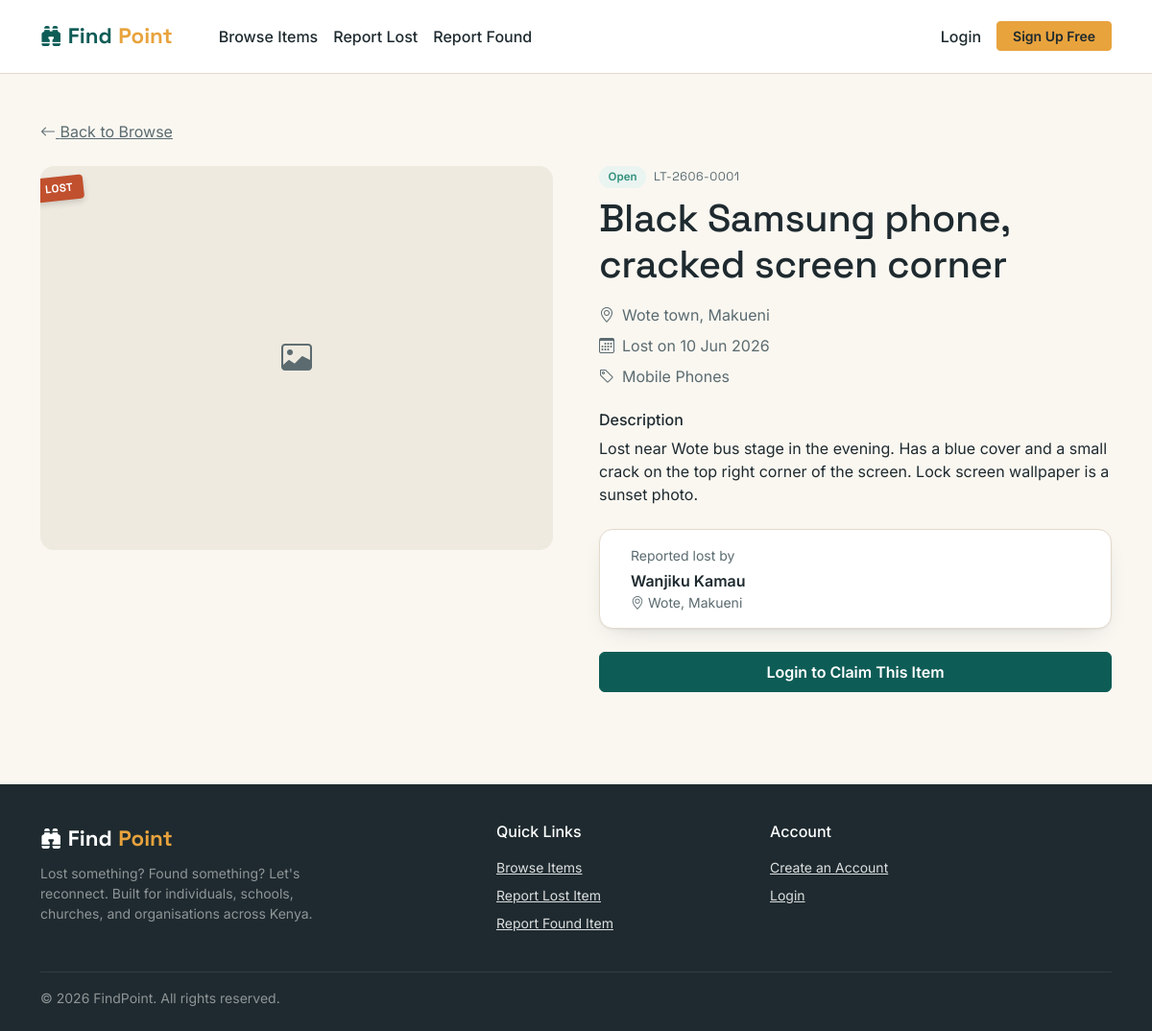
The app's page /item-details.php?id=1 with its own data.
### tables this page shows
CREATE TABLE items (
    id            INT AUTO_INCREMENT PRIMARY KEY,
    user_id       INT NOT NULL,                        
    category_id   INT DEFAULT NULL,
    item_type     ENUM('lost', 'found') NOT NULL,
    title         VARCHAR(150) NOT NULL,
    description   TEXT NOT NULL,
    location      VARCHAR(150) NOT NULL,                
    item_date     DATE NOT NULL,                         
    photo         VARCHAR(255) DEFAULT NULL,             
    status        ENUM('open', 'claimed', 'resolved') NOT NULL DEFAULT 'open',
    created_at    TIMESTAMP NOT NULL DEFAULT CURRENT_TIMESTAMP,
    updated_at    TIMESTAMP NOT NULL DEFAULT CURRENT_TIMESTAMP ON UPDATE CURRENT_TIMESTAMP,
    FOREIGN KEY (user_id) REFERENCES users(id) ON DELETE CASCADE,
    FOREIGN KEY (category_id) REFERENCES categories(id) ON DELETE SET NULL,
    INDEX idx_type_status (item_type, status),
    INDEX idx_category (category_id)
);

CREATE TABLE categories (
    id    INT AUTO_INCREMENT PRIMARY KEY,
    name  VARCHAR(100) NOT NULL UNIQUE
);

CREATE TABLE users (
    id                INT AUTO_INCREMENT PRIMARY KEY,
    account_type      ENUM('individual', 'institution') NOT NULL DEFAULT 'individual',
    full_name         VARCHAR(150) NOT NULL,         
    institution_type  VARCHAR(100) DEFAULT NULL,     
    email             VARCHAR(150) NOT NULL UNIQUE,
    phone             VARCHAR(20)  DEFAULT NULL,
    password          VARCHAR(255) NOT NULL,         
    location          VARCHAR(150) DEFAULT NULL,
    wallet_balance    DECIMAL(10,2) NOT NULL DEFAULT 0.00,
    photo             VARCHAR(255) DEFAULT NULL,     
    created_at        TIMESTAMP NOT NULL DEFAULT CURRENT_TIMESTAMP
);

### includes/functions.php (called while the page is built, shortened)
<?php
function is_logged_in()
{
    return isset($_SESSION['user_id']);
}
function h($string)
{
    return htmlspecialchars($string ?? '', ENT_QUOTES, 'UTF-8');
}
function item_ref_code($item)
{
    $prefix = ($item['item_type'] === 'lost') ? 'LT' : 'FD';
    return $prefix . '-' . date('ym', strtotime($item['created_at'])) . '-' . str_pad($item['id'], 4, '0', STR_PAD_LEFT);
}

### item-details.php (the view, shortened to what this page needs)
<?php
require 'config/db.php';
require 'includes/functions.php';
$id = (int) ($_GET['id'] ?? 0);
$sql = "SELECT i.*, c.name AS category_name,
               u.id AS poster_id, u.full_name AS poster_name,
               u.account_type AS poster_account_type, u.location AS poster_location
        FROM items i
        LEFT JOIN categories c ON i.category_id = c.id
        INNER JOIN users u ON i.user_id = u.id
        WHERE i.id = ?";
$stmt = mysqli_prepare($conn, $sql);
mysqli_stmt_bind_param($stmt, "i", $id);
mysqli_stmt_execute($stmt);
$item = mysqli_fetch_assoc(mysqli_stmt_get_result($stmt));
$is_owner = is_logged_in() && ((int) $_SESSION['user_id'] === (int) $item['user_id']);
$existing_claim = null;
$tag_class = ($item['item_type'] === 'lost') ? 'tag-lost' : 'tag-found';
$tag_label = ($item['item_type'] === 'lost') ? 'Lost' : 'Found';
require 'includes/header.php';
?>
<section class="py-5">
    <div class="container">
        <a href="browse.php" class="text-soft d-inline-block mb-4"><i class="bi bi-arrow-left"></i> Back to Browse</a>
        <div class="row g-5">
            <div class="col-lg-6">
                <div class="ticket-photo" style="border-radius: 14px; aspect-ratio: 4/3;">
                    <span class="ticket-tag <?php echo $tag_class; ?>"><?php echo $tag_label; ?></span>
                    <?php if (!empty($item['photo'])): ?>
                        <img src="uploads/items/<?php echo h($item['photo']); ?>" alt="<?php echo h($item['title']); ?>">
                    <?php else: ?>
                        <div class="no-photo"><i class="bi bi-image"></i></div>
                    <?php endif; ?>
                </div>
            </div>
            <div class="col-lg-6">
                <div class="d-flex align-items-center gap-2 mb-2">
                    <span class="status-pill status-<?php echo $item['status']; ?>"><?php echo h($item['status']); ?></span>
                    <span class="ref-code"><?php echo item_ref_code($item); ?></span>
                </div>
                <h1 class="mb-3"><?php echo h($item['title']); ?></h1>
                <ul class="list-unstyled text-soft mb-4">
                    <li class="mb-2"><i class="bi bi-geo-alt me-2"></i><?php echo h($item['location']); ?></li>
                    <li class="mb-2"><i class="bi bi-calendar3 me-2"></i><?php echo ($item['item_type'] === 'lost') ? 'Lost on' : 'Found on'; ?> <?php echo date('d M Y', strtotime($item['item_date'])); ?></li>
                    <?php if (!empty($item['category_name'])): ?>
                        <li class="mb-2"><i class="bi bi-tag me-2"></i><?php echo h($item['category_name']); ?></li>
                    <?php endif; ?>
                </ul>
                <h6>Description</h6>
                <p class="mb-4"><?php echo nl2br(h($item['description'])); ?></p>
                <div class="form-card mb-4 py-3">
                    <div class="d-flex align-items-center justify-content-between flex-wrap gap-2">
                        <div>
                            <div class="text-soft small mb-1"><?php echo ($item['item_type'] === 'lost') ? 'Reported lost by' : 'Reported found by'; ?></div>
                            <div class="fw-semibold">
                                <?php echo h($item['poster_name']); ?>
                            </div>
                            <?php if (!empty($item['poster_location'])): ?>
                                <div class="text-soft small"><i class="bi bi-geo-alt"></i> <?php echo h($item['poster_location']); ?></div>
                            <?php endif; ?>
                        </div>
                    </div>
                </div>
                <?php if ($is_owner): ?>
                    <div class="form-card py-3">
                        <h6 class="mb-3">Manage Your Listing</h6>
                        <div class="d-flex flex-wrap gap-2">
                            <a href="post-item.php?id=<?php echo (int) $item['id']; ?>" class="btn btn-outline-brand"><i class="bi bi-pencil"></i> Edit</a>
                            <a href="claims.php" class="btn btn-outline-brand"><i class="bi bi-people"></i> View Claims</a>
                            <?php if ($item['status'] !== 'resolved'): ?>
                                <a href="item-action.php?id=<?php echo (int) $item['id']; ?>&do=resolve" class="btn btn-brand" onclick="return confirm('Mark this item as resolved? This means it has been successfully returned.');"><i class="bi bi-check2-circle"></i> Mark Resolved</a>
                            <?php endif; ?>
                            <a href="item-action.php?id=<?php echo (int) $item['id']; ?>&do=delete" class="btn btn-soft-danger" onclick="return confirm('Delete this listing permanently? This cannot be undone.');"><i class="bi bi-trash"></i> Delete</a>
                        </div>
                    </div>
                <?php elseif ($item['status'] !== 'open'): ?>
                    <div class="alert alert-secondary mb-0">This item has already been <?php echo h($item['status']); ?> and is no longer accepting new claims.</div>
                <?php elseif (!is_logged_in()): ?>
                    <a href="login.php" class="btn btn-brand w-100 py-2">Login to Claim This Item</a>
                <?php else: ?>
                    <a href="claim.php?item_id=<?php echo (int) $item['id']; ?>" class="btn btn-brand w-100 py-2">
                        <i class="bi bi-hand-index-thumb"></i> Pay KES 20 to Claim This Item
                    </a>
                <?php endif; ?>
            </div>
        </div>
    </div>
</section>
<?php require 'includes/footer.php'; ?>

### assets/css/style.css (style rules this page uses)
:root { --color-bg: #FAF7F1; --color-surface: #FFFFFF; --color-ink: #1E2A2F; --color-ink-soft: #5B6B70; --color-primary: #0E5C56; --color-primary-dark: #0A4640; --color-accent: #E8A33D; --color-accent-dark: #C7872A; --color-lost: #C1502E; --color-found: #2F8F7A; --color-border: #E3DACB; --notch-bg: var(--color-bg); --font-display: 'Space Grotesk', 'Segoe UI', sans-serif; --font-body: 'Inter', 'Segoe UI', sans-serif; --radius-card: 14px; --shadow-card: 0 1px 2px rgba(30, 42, 47, 0.06), 0 10px 24px -14px rgba(30, 42, 47, 0.25); }
body { background-color: var(--color-bg); color: var(--color-ink); font-family: var(--font-body); }
h1, h2, h3, h4, h5, .display-font { font-family: var(--font-display); color: var(--color-ink); letter-spacing: -0.01em; }
a { color: var(--color-primary); }
.text-soft { color: var(--color-ink-soft); }
.ref-code { font-family: var(--font-display); font-size: 0.78rem; letter-spacing: 0.04em; color: var(--color-ink-soft); text-transform: uppercase; }
.btn-brand { background-color: var(--color-primary); border-color: var(--color-primary); color: #fff; font-weight: 600; }
.ticket-photo { position: relative; aspect-ratio: 4 / 3; background: #EFEAE0; overflow: hidden; }
.ticket-photo .no-photo { width: 100%; height: 100%; display: flex; align-items: center; justify-content: center; color: var(--color-ink-soft); font-size: 2rem; }
.ticket-tag { position: absolute; top: 0.7rem; left: -0.4rem; transform: rotate(-6deg); padding: 0.25rem 0.7rem; border-radius: 4px; font-family: var(--font-display); font-size: 0.72rem; font-weight: 700; letter-spacing: 0.04em; text-transform: uppercase; color: #fff; box-shadow: 0 3px 6px rgba(0, 0, 0, 0.15); }
.ticket-tag.tag-lost { background-color: var(--color-lost); }
.status-pill { font-size: 0.72rem; font-weight: 600; padding: 0.2rem 0.6rem; border-radius: 999px; text-transform: capitalize; }
.status-pill.status-open { background: #EAF4F1; color: var(--color-found); }
.form-card { background: var(--color-surface); border: 1px solid var(--color-border); border-radius: var(--radius-card); box-shadow: var(--shadow-card); padding: 2rem; }

### records on screen
items: item_type "LOST", status "Open", item_ref_code($item) "LT-2606-0001", title "Black Samsung phone, cracked screen corner", location "Wote town, Makueni", item_date "10 Jun 2026", category.name "Mobile Phones", description "Lost near Wote bus stage in the evening. Has a blue cover and a small crack on the top right corner of the screen. Lock screen wallpaper is a sunset photo.", user.full_name "Wanjiku Kamau", user.location "Wote, Makueni"

### other values on screen
SITE_TAGLINE "Lost something? Found something? Let's reconnect."
SITE_NAME "FindPoint"
